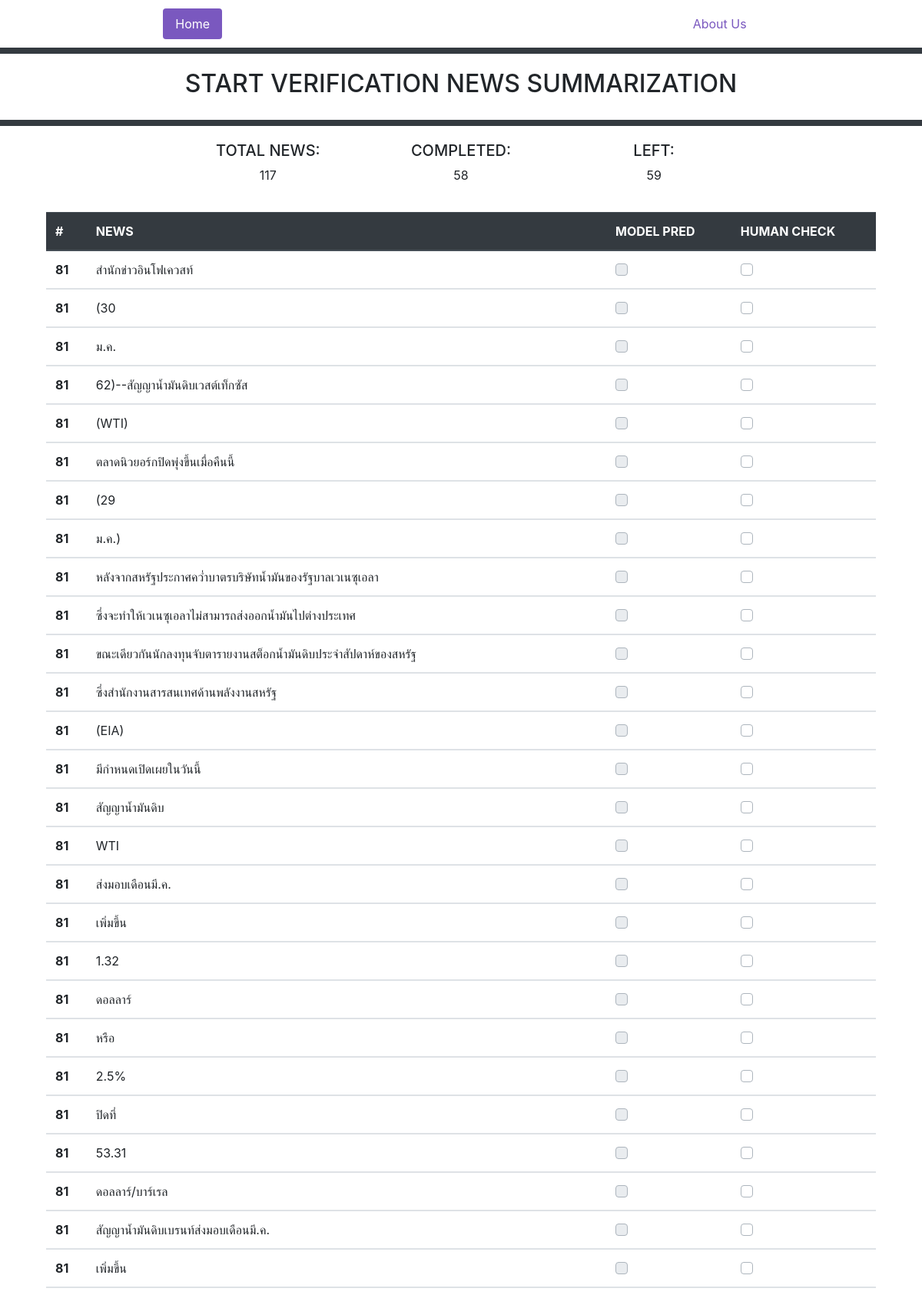
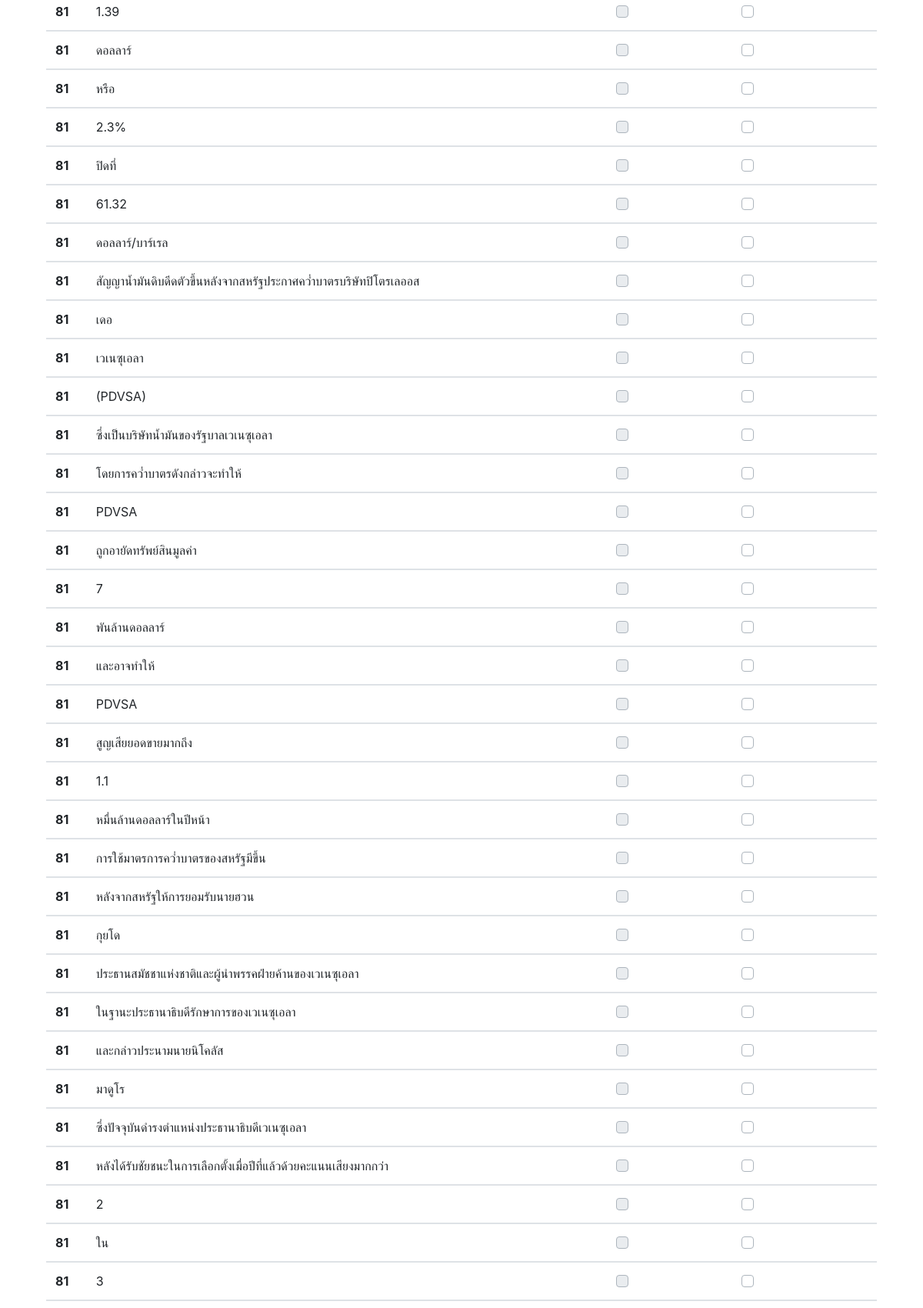
The page /home (upper part) on the database its author committed (2 pictures, top to bottom).
### __init__.py (models this page shows, shortened)
class LongNews(db.Model):
    __tablename__ = 'long_news'
    luid = db.Column(db.Integer, primary_key=True)
    body = db.Column(db.Text, nullable=False)
    summary = db.Column(db.Text, nullable=False)
    flg_model = db.Column(db.Text, nullable=False)
    flg_human = db.Column(db.Text, nullable=False)
    flg_done = db.Column(db.Integer)
    flg_fix = db.Column(db.Integer)

### routes.py (the view)
@app.route('/', methods=['POST', 'GET'])
@app.route('/home', methods=['POST', 'GET'])
def home():
    if request.method == 'POST':
        """
        GET AND POST PROCESS

        """
        date_from, date_to, key_word = request.form['dateFrom'], request.form['dateTo'], request.form['keyWord']
    """
        สำหรับไปแสดงผลที่หน้า VIEW
    """
    result_left = query_order_by_random()
    result_left_edu_ls = result_left.body.split("<EDU>")
    result_left_flg_model_ls = str(result_left.flg_model)
    result_left_flg_humna_ls = str(result_left.flg_human)
    """
        PATH ของการคำนวณ จำนวนที่เหลือจากการ Track
    """
    result_total = LongNews.query.count()
    result_total_left = LongNews.query.filter_by(flg_done=0).count()
    result_total_done = result_total - result_total_left
    return render_template('home.html', **locals(), zip=zip)

### __init__.py (called while the page is built)
def query_order_by_random():
    return LongNews.query.filter_by(flg_done=0).order_by(func.random()).first()

### templates/home.html (shortened to what this page needs)
<!DOCTYPE html>
<html lang="en">
<head>
    <link rel="stylesheet" href="https://stackpath.bootstrapcdn.com/bootstrap/4.2.1/css/bootstrap.min.css">
    <link rel="stylesheet" type="text/css" href="static/css/custom.css">
</head>
<body>
    <div class="inner-header" style="padding: 11px;">
        <div class="header clearfix">
            <nev>
                <div class="row">
                    <div class="col-sm-2"></div>
                    <div class="col-sm-8">
                        <ul class="nav nav-pills float-left">
                            <li class="nav-item"><a class="nav-link active" style="background-color:rgb(122, 88, 191)" href="{{ url_for('home') }}">Home</a></li>
                        </ul>
                        <ul class="nav nav-pills float-right">
                            <li class="nav-item"><a class="nav-link" href="{{ url_for('about') }}" style="color:rgb(122, 88, 191);">About Us</a></li>
                        </ul>
                    </div>
                    <div class="col-sm-2"></div>
                </div>
            </nev>
        </div>
    </div>
    <div class="container-fluid p-3 p-md-1" style="background-color: #343a40">
    </div>
    <div class="container" style="padding: 20px">
        <div class="row">
            <div class="col-sm-2"></div>
            <div class="col">
                <h2 align="center">START VERIFICATION NEWS SUMMARIZATION</h2>
            </div>
            <div class="col-sm-2"></div>
        </div>
    </div>
    <div class="container-fluid p-3 p-md-1" style="background-color: #343a40">
    </div>
    <div class="container" style="padding: 20px">
        <div class="row">
            <div class="col-sm-2"></div>
            <div class="col-sm" ALIGN="center">
                <h5>TOTAL NEWS: </h5>
                {{ result_total }}
            </div>
            <div class="col-sm" ALIGN="center">
                <h5>COMPLETED: </h5>
                {{ result_total_done }}
            </div>
            <div class="col-sm" ALIGN="center">
                <h5>LEFT: </h5>
                <p> {{ result_total_left }} </p>
            </div>
            <div class="col-sm-2"></div>
        </div>
    </div>
    <div class="container">
        <div class="container">
            <table class="table">
                <thead class="thead-dark">
                    <tr>
                        <th scope="col">#</th>
                        <th scope="col">NEWS</th>
                        <th scope="col">MODEL PRED</th>
                        <th scope="col">HUMAN CHECK</th>
                    </tr>
                </thead>
                {% for left_text in result_left_edu_ls %}
                <tbody>
                    <tr>
                        <th scope="row">{{ result_left.luid }}</th>
                        <td>
                            {{ left_text }}
                        </td>
                        <td>
                            {% if flg_model == "1" %}
                            <div class="custom-control custom-checkbox">
                                <input type="checkbox" class="custom-control-input" id="defaultCheckedDisabled2" checked disabled>
                                <label class="custom-control-label" for="defaultCheckedDisabled2"></label>
                            </div>
                            {% else %}
                            <div class="custom-control custom-checkbox">
                            </div>
                            {% endif %}
                        </td>
                        <td>
                            <div class="custom-control custom-checkbox">
                            </div>
                        </td>
                    </tr>
                </tbody>
                {% endfor %}
            </table>
            <br>
        </div>
    </div>
</body>
</html>

### rows shown on the page
LongNews: luid "81" "81" "81" "81" "81" "81" "81" "81" "81" "81" "81" "81" "81" "81" "81" "81" "81" "81" "81" "81" "81" "81" "81" "81" "81" "81" "81" "81" "81" "81" "81" "81" "81" "81" "81" "81" "81" "81" "81" "81" "81" "81" "81" "81" "81" "81" "81" "81" "81" "81" "81" "81" "81" "81" "81" "81" "81" "81" "81" "81" "81"

### other values the page prints
{{ result_total }} "117"
{{ result_total_done }} "58"
{{ result_total_left }} "59"
{{ left_text }} "สำนักข่าวอินโฟเควสท์" "(30" "ม.ค." "62)--สัญญาน้ำมันดิบเวสต์เท็กซัส" "(WTI)" "ตลาดนิวยอร์กปิดพุ่งขึ้นเมื่อคืนนี้" "(29" "ม.ค.)" "หลังจากสหรัฐประกาศคว่ำบาตรบริษัทน้ำมันของรัฐบาลเวเนซุเอลา" "ซึ่งจะทำให้เวเนซุเอลาไม่สามารถส่งออกน้ำมันไปต่างประเทศ" "ขณะเดียวกันนักลงทุนจับตารายงานสต็อกน้ำมันดิบประจำสัปดาห์ของสหรัฐ" "ซึ่งสำนักงานสารสนเทศด้านพลังงานสหรัฐ" "(EIA)" "มีกำหนดเปิดเผยในวันนี้" "สัญญาน้ำมันดิบ" "WTI" "ส่งมอบเดือนมี.ค." "เพิ่มขึ้น" "1.32" "ดอลลาร์" "หรือ" "2.5%" "ปิดที่" "53.31" "ดอลลาร์/บาร์เรล" "สัญญาน้ำมันดิบเบรนท์ส่งมอบเดือนมี.ค." "เพิ่มขึ้น" "1.39" "ดอลลาร์" "หรือ" "2.3%" "ปิดที่" "61.32" "ดอลลาร์/บาร์เรล" "สัญญาน้ำมันดิบดีดตัวขึ้นหลังจากสหรัฐประกาศคว่ำบาตรบริษัทปิโตรเลออส" "เดอ" "เวเนซุเอลา" "(PDVSA)" "ซึ่งเป็นบริษัทน้ำมันของรัฐบาลเวเนซุเอลา" "โดยการคว่ำบาตรดังกล่าวจะทำให้" "PDVSA" "ถูกอายัดทรัพย์สินมูลค่า" "7" "พันล้านดอลลาร์" "และอาจทำให้" "PDVSA" "สูญเสียยอดขายมากถึง" "1.1" "หมื่นล้านดอลลาร์ในปีหน้า" "การใช้มาตรการคว่ำบาตรของสหรัฐมีขึ้น" "หลังจากสหรัฐให้การยอมรับนายฮวน" "กุยโด" "ประธานสมัชชาแห่งชาติและผู้นำพรรคฝ่ายค้านของเวเนซุเอลา" "ในฐานะประธานาธิบดีรักษาการของเวเนซุเอลา" "และกล่าวประนามนายนิโคลัส" "มาดูโร" "ซึ่งปัจจุบันดำรงตำแหน่งประธานาธิบดีเวเนซุเอลา" "หลังได้รับชัยชนะในการเลือกตั้งเมื่อปีที่แล้วด้วยคะแนนเสียงมากกว่า" "2" "ใน" "3"
